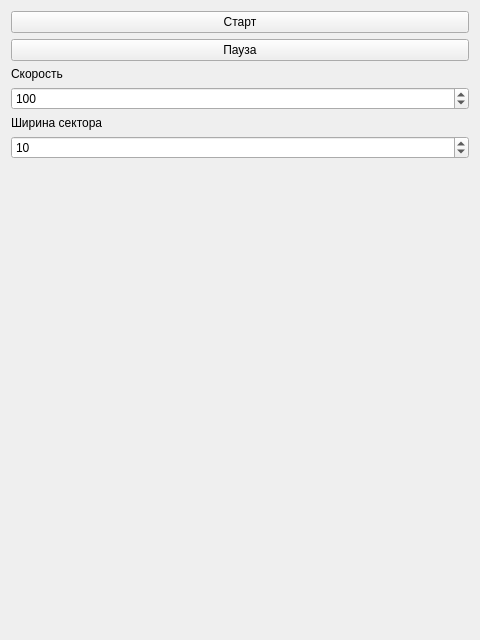
<?xml version="1.0" encoding="UTF-8"?>
<ui version="4.0">
 <class>Player</class>
 <widget class="QWidget" name="Player">
  <property name="geometry">
   <rect>
    <x>0</x>
    <y>0</y>
    <width>480</width>
    <height>640</height>
   </rect>
  </property>
  <property name="windowTitle">
   <string>Form</string>
  </property>
  <layout class="QGridLayout" name="gridLayout">
   <item row="0" column="0">
    <widget class="QPushButton" name="start">
     <property name="text">
      <string>Старт</string>
     </property>
    </widget>
   </item>
   <item row="1" column="0">
    <widget class="QPushButton" name="pause">
     <property name="text">
      <string>Пауза</string>
     </property>
    </widget>
   </item>
   <item row="2" column="0">
    <widget class="QLabel" name="label">
     <property name="text">
      <string>Скорость</string>
     </property>
    </widget>
   </item>
   <item row="3" column="0">
    <widget class="QSpinBox" name="speed">
     <property name="minimum">
      <number>1</number>
     </property>
     <property name="maximum">
      <number>10000</number>
     </property>
     <property name="value">
      <number>100</number>
     </property>
    </widget>
   </item>
   <item row="4" column="0">
    <widget class="QLabel" name="label_2">
     <property name="text">
      <string>Ширина сектора</string>
     </property>
    </widget>
   </item>
   <item row="5" column="0">
    <widget class="QSpinBox" name="screen">
     <property name="minimum">
      <number>1</number>
     </property>
     <property name="maximum">
      <number>800</number>
     </property>
     <property name="value">
      <number>10</number>
     </property>
    </widget>
   </item>
   <item row="6" column="0">
    <spacer name="verticalSpacer">
     <property name="orientation">
      <enum>Qt::Vertical</enum>
     </property>
     <property name="sizeHint" stdset="0">
      <size>
       <width>20</width>
       <height>459</height>
      </size>
     </property>
    </spacer>
   </item>
  </layout>
 </widget>
 <resources/>
 <connections/>
</ui>
